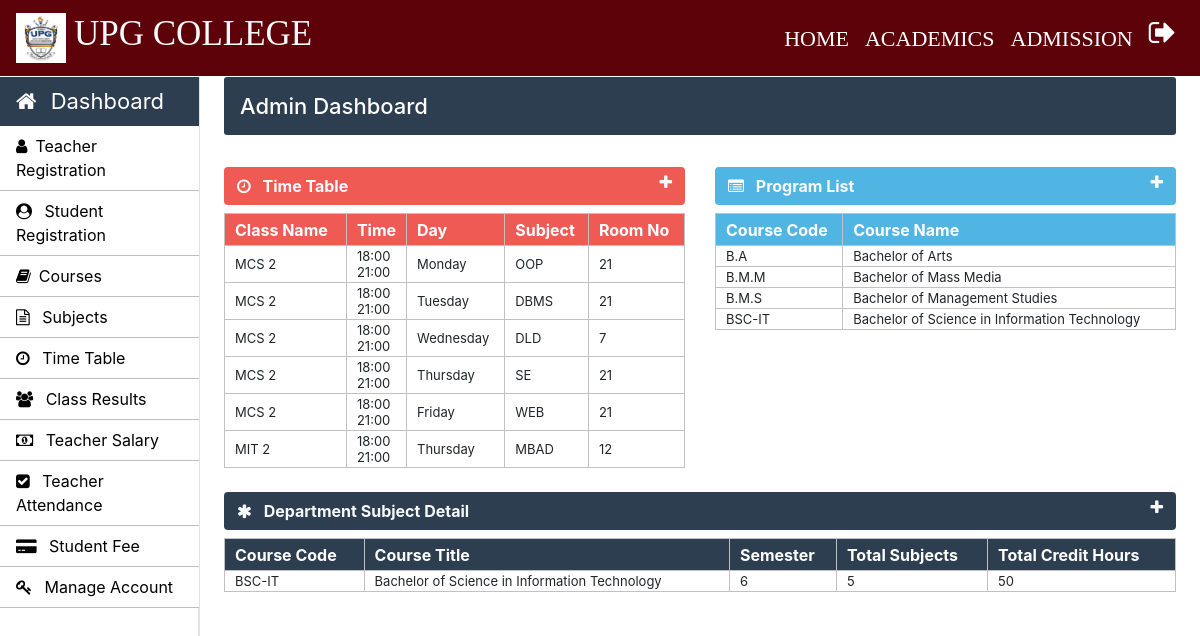
The page /admin/admin-index.php (signed in) on the database its author committed.
### tables this page shows
CREATE TABLE `time_table` (
  `id` int(11) NOT NULL,
  `course_code` varchar(10) NOT NULL,
  `semester` int(11) NOT NULL,
  `timing_from` varchar(10) NOT NULL,
  `timing_to` varchar(10) NOT NULL,
  `day` varchar(20) NOT NULL,
  `subject_code` varchar(20) NOT NULL,
  `room_no` int(11) NOT NULL
);

CREATE TABLE `weekdays` (
  `day_id` int(11) NOT NULL,
  `day_name` varchar(15) NOT NULL
);

CREATE TABLE `courses` (
  `course_code` varchar(10) NOT NULL,
  `course_name` varchar(50) NOT NULL,
  `semester_or_year` varchar(10) NOT NULL,
  `no_of_year` int(10) NOT NULL
);

### Admin/admin-index.php (the view, shortened to what this page needs)
	<?php
		require_once "../connection/connection.php";
	?>
	<?php include('../common/common-header.php') ?>
	<?php include('../common/admin-sidebar.php') ?>
		<main role="main" class="col-xl-10 col-lg-9 col-md-8 ml-sm-auto px-md-4 mb-2 w-100 page-content-index">
			<div class="flex-wrap flex-md-no-wrap pt-3 pb-2 mb-3 text-white admin-dashboard pl-3">
				<h4>Admin Dashboard </h4>
			</div>
			<div class="row">
				<div class=" col-lg-6 col-md-12 col-sm-12 ">
					<div>
						<section class="mt-3">
							<div class="btn btn-block table-one text-light d-flex">
								<span class="font-weight-bold"><i class="fa fa-clock-o mr-2" aria-hidden="true"></i> Time Table</span>
								<a href="" class="ml-auto" data-toggle="collapse" data-target="#collapseOne"><i class="fa fa-plus text-light" aria-hidden="true"></i></a>
							</div>
							<div class="collapse show mt-2" id="collapseOne">
								<table class="w-100 table-elements table-one-tr"cellpadding="2">
									<tr class="pt-5 table-one text-white" style="height: 32px;">
										<th>Class Name</th>
										<th>Time</th>
										<th>Day</th>
										<th>Subject</th>
										<th>Room No</th>
									</tr>
									<?php
										$query="select * from time_table tt inner join weekdays wd on tt.day=wd.day_id";
										$run=mysqli_query($con,$query);
										while($row=mysqli_fetch_array($run)) {
											echo "<tr>";
											echo "<td>".$row["course_code"]." ".$row["semester"]."</td>";
											echo "<td>".$row["timing_from"]."<br>".$row["timing_to"]."</td>";
											echo "<td>".$row["day_name"]."</td>";
											echo "<td>".$row["subject_code"]."</td>";
											echo "<td>".$row["room_no"]."</td>";
											echo "</tr>";
										}
									?>
								</table>
							</div>
						</section>
					</div>
				</div>
				<div class=" col-lg-6 col-md-12 col-sm-12">
					<div>
						<section class="mt-3">
							<div class="btn btn-block table-two text-light d-flex">
								<span class="font-weight-bold"><i class="fa fa-list-alt mr-2" aria-hidden="true"></i> Program List</span>
								<a href="" class="ml-auto" data-toggle="collapse" data-target="#collapsetwo"><i class="fa fa-plus text-light" aria-hidden="true"></i></a>
							</div>
							<div class="collapse show mt-2" id="collapsetwo">
								<table class="w-100 table-elements table-two-tr"cellpadding="2">
									<tr class="pt-5 table-two text-white" style="height: 32px;">
										<th>Course Code</th>
										<th>Course Name</th>
									</tr>
									<?php
										$query="select course_name,course_code from courses";
										$run=mysqli_query($con,$query);
										while($row=mysqli_fetch_array($run)) { ?>
											<tr>
												<td><?php echo $row['course_code'] ?></td>
												<td><?php echo $row['course_name'] ?></td>
											</tr>
										<?php }
									?>
								</table>
							</div>
						</section>
					</div>
				</div>
				<div class="col-md-12">
					<div>
						<section class="mt-4">
							<div class="btn btn-block table-three text-light d-flex">
								<span class="font-weight-bold"><i class="fa fa-asterisk mr-2" aria-hidden="true"></i> Department Subject Detail</span>
								<a href="" class="ml-auto" data-toggle="collapse" data-target="#collapsethree"><i class="fa fa-plus text-light" aria-hidden="true"></i></a>
							</div>
							<div class="collapse show mt-2" id="collapsethree">
								<table class="w-100 table-elements table-three-tr"cellpadding="2">
									<tr class="pt-5 table-three text-white" style="height: 32px;">
										<th>Course Code</th>
										<th>Course Title</th>
										<th>Semester</th>
										<th>Total Subjects</th>
										<th>Total Credit Hours</th>
									</tr>
									<?php
										$query="select course_code,course_name,semester,count(subject_code) as subject_code,sum(credit_hours) as credit_hours from course_subjects join courses using(course_code) group by course_code, semester";
										$run=mysqli_query($con,$query);
										while($row=mysqli_fetch_array($run)) {
											echo "<tr>";
											echo "<td>".$row["course_code"]."</td>";
											echo "<td>".$row["course_name"]."</td>";
											echo "<td>".$row["semester"]."</td>";
											echo "<td>".$row["subject_code"]."</td>";
											echo "<td>".$row["credit_hours"]."</td>";
											echo "</tr>";
										}
									?>
								</table>
							</div>
						</section>
					</div>
				</div>
			</div>
		</main>
	</body>
</html>

### Common/common-header.php (shortened to what this page needs)
<!doctype html>
<html lang="en">
	<head>
      <link rel="stylesheet" type="text/css" href="../bootstrap/css/bootstrap.min.css">
      <link rel="stylesheet" type="text/css" href="../css/footer.css">
      <link rel="stylesheet" type="text/css" href="../css/style.css">
    <link rel="stylesheet" href="https://stackpath.bootstrapcdn.com/font-awesome/4.7.0/css/font-awesome.min.css">
  </head>
  <body>
    <nav class="navbar navbar-expand-lg navbar-dark header-back sticky-top header-navbar-fonts">
      <a class="navbar-brand d-flex align-items-center" href="../index.php">
        <img src="../images/upg_logo.jpg" class="logo-image" width="50" height="50">
        <h3 class="text-light text-uppercase ml-2">UPG College</h3>
      </a>
      <div class="collapse navbar-collapse" id="navbarNavDropdown">
        <ul class="navbar-nav ml-auto">
          <li class="nav-item active">
            <a class="nav-link" href="../index.php">HOME<span class="sr-only">(current)</span></a>
          </li>
          <li class="nav-item active">
            <a class="nav-link" href="../academics.php">ACADEMICS<span class="sr-only">(current)</span></a>
          </li>
          <li class="nav-item active">
            <a class="nav-link" href="../admission.php">ADMISSION<span class="sr-only">(current)</span></a>
          </li>
          <li class="nav-item active">
            <a class="nav-link" href="../login/logout.php"><i class="fa fa-sign-out text-white fa-lg" aria-hidden="true"></i><span class="sr-only">(current)</span></a>
          </li>
        </ul>
      </div>
    </nav>

### Common/admin-sidebar.php (shortened to what this page needs)
 <nav id="sidebarMenu" class="">
<div class="col-xl-2 col-lg-3 col-md-4 sidebar position-fixed border-right">
     <div class="sidebar-header">
       <div class="nav-item">
           <a class="nav-link text-white" href="../admin/admin-index.php">
               <i class="fa fa-home mr-2" aria-hidden="true"></i> Dashboard
           </a>
       </div>
     </div>
     <ul class="nav flex-column">
       <li class="nav-item">
         <a class="nav-link" href="../admin/Teacher.php">
           <i class="fa fa-user mr-2" aria-hidden="true"></i>Teacher Registration
         </a>
     </li>
       <li class="nav-item">
         <a class="nav-link" href="../admin/Student.php">
           <i class="fa fa-user-circle mr-2" aria-hidden="true"></i> Student Registration
         </a>
       </li>
       <li class="nav-item">
         <a class="nav-link" href="../admin/Courses.php">
           <i class="fa fa-book mr-2" aria-hidden="true"></i>Courses
         </a>
       </li>
       <li class="nav-item">
         <a class="nav-link" href="../admin/subjects.php">
           <i class="fa fa-file-text-o mr-2" aria-hidden="true"></i> Subjects
         </a>
       </li>
       <li class="nav-item">
         <a class="nav-link" href="../admin/time-table.php">
            <i class="fa fa-clock-o mr-2" aria-hidden="true"></i> Time Table
         </a>
 </li>
       <li class="nav-item">
         <a class="nav-link" href="../admin/class-result.php">
           <i class="fa fa-users mr-2" aria-hidden="true"></i> Class Results
         </a>
       </li>
       <li class="nav-item">
         <a class="nav-link" href="../admin/teacher-salary.php">
           <i class="fa fa-money mr-2" aria-hidden="true"></i> Teacher Salary
         </a>
       </li>
                 <li class="nav-item">
         <a class="nav-link" href="../admin/teacher-attendance.php">
           <i class="fa fa-check-square mr-2" aria-hidden="true"></i> Teacher Attendance
         </a>
       </li>
       <li class="nav-item">
         <a class="nav-link" href="../admin/student-fee.php">
           <i class="fa fa-credit-card-alt mr-2" aria-hidden="true"></i> Student Fee
         </a>
       </li>
       <li class="nav-item">
         <a class="nav-link" href="../admin/manage-accounts.php">
           <i class="fa fa-key mr-2" aria-hidden="true"></i> Manage Account
         </a>
       </li>
     </ul>
   </div>
 </nav>

### Css/footer.css (style rules this page uses)
.footer-top h2,h3 { color: #fff; }

### Css/style.css (style rules this page uses)
h3 { font-size: 25px; }
h4 { font-size: 22px; }
.header-back { background: #5e0209; }
.header-navbar-fonts { font-family: Cambria, Cochin, Georgia, Times, 'Times New Roman', serif; }
.header-navbar-fonts h3 { font-size: 35px !important; }
.header-navbar-fonts ul li a { font-size: 22px !important; }
.sidebar { padding: 0; margin-top: 1px; height: 100%; box-shadow: inset -1px 0 0 rgba(0, 0, 0, .1); background-color: #fff; }
.sidebar-header { background: #2c3e50; font-size: 22px !important; }
.sidebar ul { background-color: #ffffff; }
.sidebar ul li { border-bottom: 1px solid rgb(192, 190, 190); }
.sidebar ul li a { font-size: 16px !important; color: black; }
.admin-dashboard { margin-top: 1px !important; background: #2c3e50 !important; border-radius: 3px; }
.table-elements tr, td, th { font-size: 13px; border: 1px solid rgb(194, 193, 193); padding-left: 10px !important; }
.table-one { background: #eb1811b6; }
.table-two { background: #51b5e4; }
.table-three { background: #2c3e50 !important; }
.table-font-for-transcript td, th { font-size: 16px !important; }

### rows shown on the page
time_table: course_code "MCS", semester "2", timing_from "18:00", timing_to "21:00", weekdays.day_name "Monday", subject_code "OOP", room_no "21"
time_table: course_code "MCS", semester "2", timing_from "18:00", timing_to "21:00", weekdays.day_name "Tuesday", subject_code "DBMS", room_no "21"
time_table: course_code "MCS", semester "2", timing_from "18:00", timing_to "21:00", weekdays.day_name "Wednesday", subject_code "DLD", room_no "7"
time_table: course_code "MCS", semester "2", timing_from "18:00", timing_to "21:00", weekdays.day_name "Thursday", subject_code "SE", room_no "21"
time_table: course_code "MCS", semester "2", timing_from "18:00", timing_to "21:00", weekdays.day_name "Friday", subject_code "WEB", room_no "21"
time_table: course_code "MIT", semester "2", timing_from "18:00", timing_to "21:00", weekdays.day_name "Thursday", subject_code "MBAD", room_no "12"
courses: course_code "B.A", course_name "Bachelor of Arts"
courses: course_code "B.M.M", course_name "Bachelor of Mass Media"
courses: course_code "B.M.S", course_name "Bachelor of Management Studies"
courses: course_code "BSC-IT", course_name "Bachelor of Science in Information Technology"

### other values the page prints
$row["course_code"] "BSC-IT"
$row["course_name"] "Bachelor of Science in Information Technology"
$row["semester"] "6"
$row["subject_code"] "5"
$row["credit_hours"] "50"
